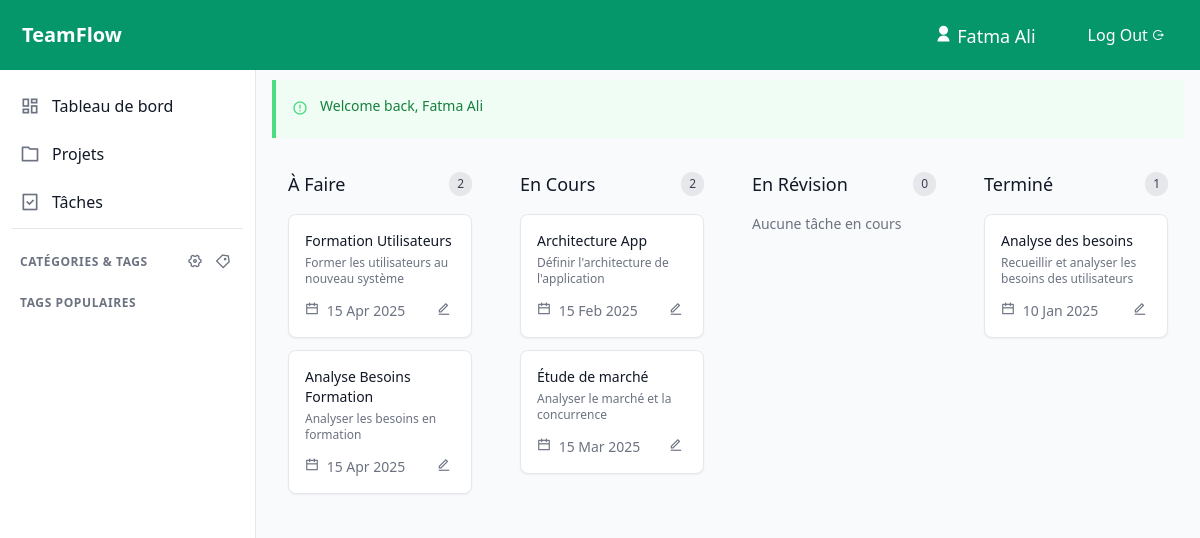
/tasks (signed in), run on the app's committed database.
### tables this page shows
CREATE TABLE IF NOT EXISTS tasks (
    id INT NOT NULL AUTO_INCREMENT,
    title VARCHAR(100) NOT NULL,
    description TEXT,
    project_id INT NOT NULL,
    category_id INT,
    status ENUM('todo', 'in_progress', 'review', 'done') DEFAULT 'todo',
    due_date DATE,
    created_at DATETIME DEFAULT CURRENT_TIMESTAMP,
    PRIMARY KEY (id),
    FOREIGN KEY (category_id) REFERENCES categories(id) ON DELETE SET NULL,
    FOREIGN KEY (project_id) REFERENCES projects(id) ON DELETE CASCADE
);

### views/tasks.php (called while the page is built, shortened)
<?php
include 'layouts/app.php';
?>

### controllers/BaseController.php (called while the page is built, shortened)
<?php
class BaseController {
    protected $user;
    public function __construct() {
        $this->db = new Database();
    }
    protected function checkSession() {
        if (isset($_SESSION['user'])) {
            $this->user = $_SESSION['user'];
        }
    }
    protected function isLoggedIn() {
        return isset($_SESSION['user']) && !empty($_SESSION['user']);
    }
    protected function render($view, $data = []) {
        $data['user'] = $this->user;
        $data['isLoggedIn'] = $this->isLoggedIn();
        extract($data);
        require "views/{$view}.php";
    }
}

### index.php (called while the page is built, shortened)
<?php
require_once "models/Database.php";
$db = new Database();
$router = new Router($db);
$router->resolve($_SERVER['REQUEST_URI']);

### models/Database.php (called while the page is built, shortened)
<?php
class Database
{
    public $connection;
    public function __construct()
    {
        $this->dsn = "mysql:host=" . HOST . ";port=" . PORT . ";dbname=" . DBNAME;
        try {
            $this->connection = new PDO($this->dsn, USER, PASSWORD);
            $this->connection->setAttribute(PDO::ATTR_DEFAULT_FETCH_MODE, PDO::FETCH_ASSOC);
            $this->connection->setAttribute(PDO::ATTR_ERRMODE, PDO::ERRMODE_EXCEPTION);
        } catch (PDOException $e) {
            if ($e->getCode() == 1049) {
                header('location: views/support/createDB.php');
            } else {
                error_log("Database Connection Error: " . $e->getMessage());
            }
        }
    }
    public function query($query,$param = [])
    {
        try {
            $statement = $this->connection->prepare($query);
            $statement->execute($param);
            return $statement;
        } catch (PDOException $e) {
            echo "Query failed: " . $e->getMessage();
        }
    }
}

### models/Task.php (called while the page is built, shortened)
<?php
class Task {
    private $conn;
    private $table = 'tasks';
    public function __construct($db) {
        $this->conn = $db;
    }
    public function getTasksByUser($user_id ,$task_status = 'all') {
        $query = "SELECT t.*
                FROM " . $this->table . " t
                JOIN task_users tu ON t.id = tu.task_id
                WHERE tu.user_id = :user_id";
        $params = ['user_id' => $user_id];
        if ($task_status !== 'all') {
            $query .= " AND t.status = :task_status";
            $params = ['user_id' => $user_id, 'task_status' => $task_status];
        }
        return $this->conn->query($query, $params);
    }
}

### views/pages/tasks_content.php (the view, shortened to what this page needs)
<div class="space-y-6">
    <div class="grid grid-cols-1 md:grid-cols-2 lg:grid-cols-4 gap-4">
        <div class="bg-gray-50 p-4 rounded-lg">
            <div class="flex items-center justify-between mb-4">
                <h3 class="text-lg font-medium text-gray-900">À Faire</h3>
                <span class="px-2 py-1 text-xs font-medium bg-gray-200 text-gray-700 rounded-full"><?=count($tasks['todo']); ?></span>
            </div>
            <div class="space-y-3">
                <?php if(empty($tasks['todo'])):?>
                    <p class="text-sm text-gray-500">Aucune tâche en cours</p>
                <?php else:?>
                    <?php foreach ($tasks['todo'] as $task): ?>
                    <div class="bg-white p-4 rounded-lg shadow-sm border border-gray-200">
                        <div class="flex justify-between items-start mb-3">
                            <div>
                                <div class="flex items-center gap-2">
                                    <a href="#" onclick="showTaskDetails(<?= $task['id'] ?>)" class="text-sm font-medium text-gray-900 hover:text-indigo-600">
                                        <?= htmlspecialchars($task['title']) ?>
                                    </a>
                                </div>
                                <p class="text-xs text-gray-500 mt-1"><?=$task['description']?></p>
                            </div>
                        </div>
                        <div class="flex items-center justify-between text-sm">
                            <div class="flex items-center justify-between space-x-3 w-full">
                                <span class="text-gray-500">
                                    <i class="ri-calendar-line mr-1"></i>
                                    <?= date('d M Y', strtotime($task['due_date'])); ?>
                                </span>
                                <?php if(isset($project)):?>
                                    <?php if($this->hasPermission($permissions,'edit')):?>
                                <div>
                                <button onclick="confirmDelete(<?= $task['id'] ?>)" class="text-gray-500">
                                    <i class="ri-delete-bin-line mr-1"></i>
                                </button >
                                <button onclick="editTask(<?= $task['id'] ?>)" class="text-gray-500">
                                    <i class="ri-edit-line mr-1"></i>
                                </button >
                                </div>
                                     <?php endif;?>
                                <?php else:?>
                                    <button onclick="editStatus(<?= $task['id'] ?>,<?= $task['project_id'] ?>)" class="text-gray-500">
                                       <i class="ri-edit-line mr-1"></i>
                                    </button >
                                <?php endif;?>
                            </div>
                        </div>
                    </div>
                <?php endforeach;?>
               <?php endif;?>
            </div>
        </div>
        <div class="bg-gray-50 p-4 rounded-lg">
            <div class="flex items-center justify-between mb-4">
                <h3 class="text-lg font-medium text-gray-900">En Cours</h3>
                <span class="px-2 py-1 text-xs font-medium bg-gray-200 text-gray-700 rounded-full"><?=count($tasks['doing']); ?></span>
            </div>
            <div class="space-y-3">
            <?php if(empty($tasks['doing'])):?>
                    <p class="text-sm text-gray-500">Aucune tâche en cours</p>
                <?php else:?>
                    <?php foreach ($tasks['doing'] as $task): ?>
                    <div class="bg-white p-4 rounded-lg shadow-sm border border-gray-200">
                        <div class="flex justify-between items-start mb-3">
                            <div>
                                <div class="flex items-center gap-2">
                                    <a href="#" onclick="showTaskDetails(<?= $task['id'] ?>)" class="text-sm font-medium text-gray-900 hover:text-indigo-600">
                                        <?= htmlspecialchars($task['title']) ?>
                                    </a>
                                </div>
                                <p class="text-xs text-gray-500 mt-1"><?=$task['description']?></p>
                            </div>
                        </div>
                        <div class="flex items-center justify-between text-sm">
                            <div class="flex items-center justify-between space-x-3 w-full">
                                <span class="text-gray-500">
                                    <i class="ri-calendar-line mr-1"></i>
                                    <?= date('d M Y', strtotime($task['due_date'])); ?>
                                </span>
                                <?php if(isset($project)):?>
                                    <?php if($this->hasPermission($permissions,'edit')):?>
                                <div>
                                <button onclick="confirmDelete(<?= $task['id'] ?>)" class="text-gray-500">
                                    <i class="ri-delete-bin-line mr-1"></i>
                                </button >
                                <button onclick="editTask(<?= $task['id'] ?>)" class="text-gray-500">
                                    <i class="ri-edit-line mr-1"></i>
                                </button >
                                </div>
                                     <?php endif;?>
                                <?php else:?>
                                    <button onclick="editStatus(<?= $task['id'] ?>,<?= $task['project_id'] ?>)" class="text-gray-500">
                                       <i class="ri-edit-line mr-1"></i>
                                    </button >
                                <?php endif;?>
                            </div>
                        </div>
                    </div>
                <?php endforeach;?>
               <?php endif;?>
            </div>
        </div>
        <div class="bg-gray-50 p-4 rounded-lg">
            <div class="flex items-center justify-between mb-4">
                <h3 class="text-lg font-medium text-gray-900">En Révision</h3>
                <span class="px-2 py-1 text-xs font-medium bg-gray-200 text-gray-700 rounded-full"><?=count($tasks['review']); ?></span>
            </div>
            <div class="space-y-3">
            <?php if(empty($tasks['review'])):?>
                    <p class="text-sm text-gray-500">Aucune tâche en cours</p>
               <?php endif;?>
            </div>
        </div>
        <div class="bg-gray-50 p-4 rounded-lg">
            <div class="flex items-center justify-between mb-4">
                <h3 class="text-lg font-medium text-gray-900">Terminé</h3>
                <span class="px-2 py-1 text-xs font-medium bg-gray-200 text-gray-700 rounded-full"><?=count($tasks['done']); ?></span>
            </div>
            <div class="space-y-3">
            <?php if(empty($tasks['done'])):?>
                    <p class="text-sm text-gray-500">Aucune tâche en cours</p>
                <?php else:?>
                    <?php foreach ($tasks['done'] as $task): ?>
                    <div class="bg-white p-4 rounded-lg shadow-sm border border-gray-200">
                        <div class="flex justify-between items-start mb-3">
                            <div>
                                <div class="flex items-center gap-2">
                                    <a href="#" onclick="showTaskDetails(<?= $task['id'] ?>)" class="text-sm font-medium text-gray-900 hover:text-indigo-600">
                                        <?= htmlspecialchars($task['title']) ?>
                                    </a>
                                </div>
                                <p class="text-xs text-gray-500 mt-1"><?=$task['description']?></p>
                            </div>
                        </div>
                        <div class="flex items-center justify-between text-sm">
                            <div class="flex items-center justify-between space-x-3 w-full">
                                <span class="text-gray-500">
                                    <i class="ri-calendar-line mr-1"></i>
                                    <?= date('d M Y', strtotime($task['due_date'])); ?>
                                </span>
                                <?php if(isset($project)):?>
                                    <?php if($this->hasPermission($permissions,'edit')):?>
                                <div>
                                <button onclick="confirmDelete(<?= $task['id'] ?>)" class="text-gray-500">
                                    <i class="ri-delete-bin-line mr-1"></i>
                                </button >
                                <button onclick="editTask(<?= $task['id'] ?>)" class="text-gray-500">
                                    <i class="ri-edit-line mr-1"></i>
                                </button >
                                </div>
                                     <?php endif;?>
                                <?php else:?>
                                    <button onclick="editStatus(<?= $task['id'] ?>,<?= $task['project_id'] ?>)" class="text-gray-500">
                                       <i class="ri-edit-line mr-1"></i>
                                    </button >
                                <?php endif;?>
                            </div>
                        </div>
                    </div>
                <?php endforeach;?>
               <?php endif;?>
            </div>
        </div>
    </div>
</div>

### data on the page
tasks: title "Formation Utilisateurs", description "Former les utilisateurs au nouveau système", due_date "15 Apr 2025"
tasks: title "Analyse Besoins Formation", description "Analyser les besoins en formation", due_date "15 Apr 2025"
tasks: title "Architecture App", description "Définir l'architecture de l'application", due_date "15 Feb 2025"
tasks: title "Étude de marché", description "Analyser le marché et la concurrence", due_date "15 Mar 2025"
tasks: title "Analyse des besoins", description "Recueillir et analyser les besoins des utilisateurs", due_date "10 Jan 2025"

### other printed values
$_SESSION['user']['name'] "Fatma Ali"
$_SESSION['message'] "Welcome back, Fatma Ali"
count($tasks['todo']) "2"
count($tasks['doing']) "2"
count($tasks['review']) "0"
count($tasks['done']) "1"
